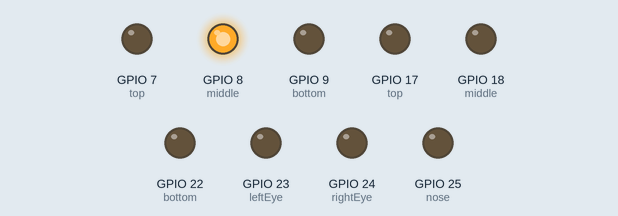
Bench run of a program on a simulated Raspberry Pi (BCM pin numbers). Shown: output pins drawn as LEDs (lit = HIGH). Random numbers come from a fixed seed.

Above: at 0.05 s.
At 4.95 s:
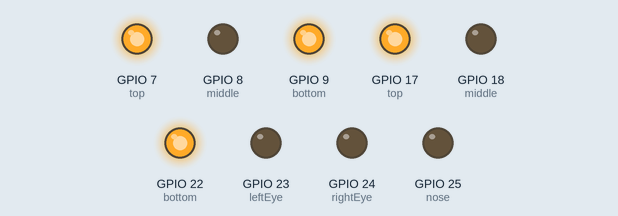
At 9.95 s:
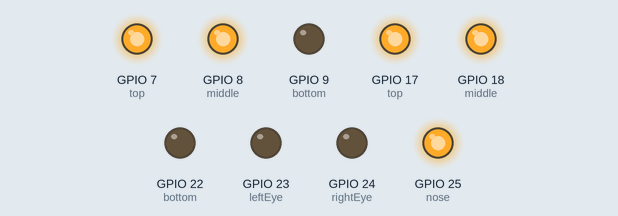
At 19.96 s:
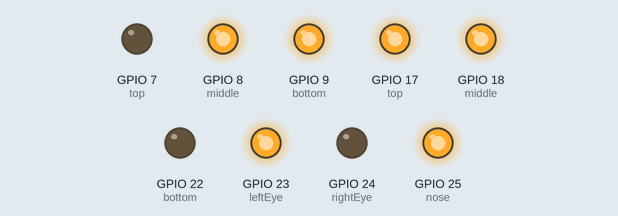
At 29.86 s:
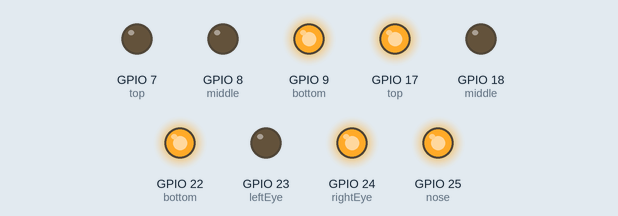
At 39.86 s:
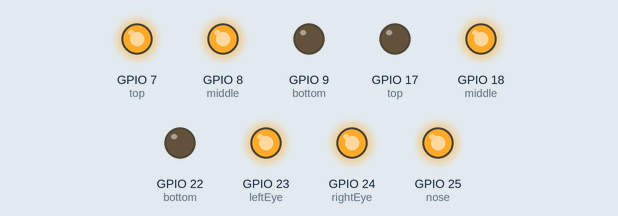
Timing chart, 0 to 40.0 s (numbered marks = the images above):
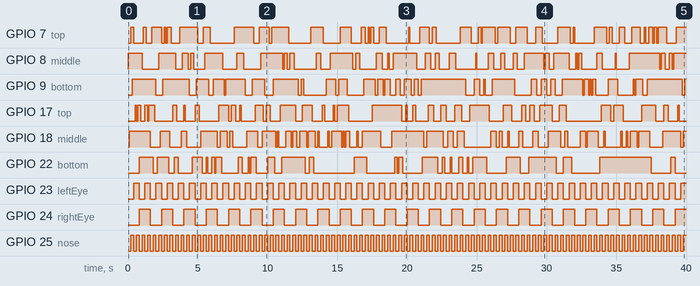

The program:

josie.py
```python
from snowman import Snowman
from time import sleep
import random

man = Snowman()

try:
    leds = man.body.left.leds + man.body.right.leds
    count = 0
    while True:
        man.face.nose.value = count & 2
        man.face.leftEye.value = count & 4
        man.face.rightEye.value = count & 8
        n = len(leds)
        i = random.randint(0, n-1)
        leds[i].toggle()
        count += 1
        sleep(.1)
except Exception as e:
    man.close()
    raise e
```

snowman.py
```python
from gpiozero import LEDBoard

class Snowman(LEDBoard):
    # Set up a Snowman using GPIO Zero to build a class.
    # To use:
    # snowman = Snowman() for a simple instance using LED class.
    # snowman = Snowman(pwm=True) for a version which can use PWM.
    # See example files in this repo for more examples of use...
    def __init__(self, pwm=False, initial_value=False, pin_factory=None):
        super(Snowman, self).__init__(
            face=LEDBoard(
                leftEye=23, rightEye=24, nose=25,
                pwm=pwm, initial_value=initial_value,
                _order=('leftEye', 'rightEye', 'nose'),
                pin_factory=pin_factory),
            body=LEDBoard(
                left=LEDBoard(
                    top=7, middle=8, bottom=9,
                    pwm=pwm, initial_value=initial_value,
                    _order=('top', 'middle', 'bottom'),
                    pin_factory=pin_factory),
                right=LEDBoard(
                    top=17, middle=18, bottom=22,
                    pwm=pwm, initial_value=initial_value,
                    _order=('top', 'middle', 'bottom'),
                    pin_factory=pin_factory),
                pwm=pwm, initial_value=initial_value,
                _order=('left', 'right'),
                pin_factory=pin_factory),
            pwm=pwm, initial_value=initial_value,
            _order=('face', 'body'),
            pin_factory=pin_factory
            )
```

Measured:
- by itself, GPIO 7 (top): LOW → HIGH at 0.20 s, → LOW 0.20 s later, → HIGH 0.70 s later, → LOW 0.20 s later, … (71 changes in this stretch)
- by itself, GPIO 8 (middle): LOW → HIGH at 0.00 s, → LOW 1.0 s later, → HIGH 1.2 s later, → LOW 1.2 s later, … (65 changes in this stretch)
- by itself, GPIO 9 (bottom): LOW → HIGH at 0.30 s, → LOW 1.7 s later, → HIGH 0.50 s later, → LOW 1.9 s later, … (63 changes in this stretch)
- by itself, GPIO 17 (top): LOW → HIGH at 0.50 s, → LOW 0.10 s later, → HIGH 0.10 s later, → LOW 0.20 s later, … (68 changes in this stretch)
- by itself, GPIO 18 (middle): LOW → HIGH at 0.10 s, → LOW 1.5 s later, → HIGH 0.70 s later, → LOW 0.70 s later, … (79 changes in this stretch)
- by itself, GPIO 22 (bottom): LOW → HIGH at 0.80 s, → LOW 1.0 s later, → HIGH 0.30 s later, → LOW 0.80 s later, … (54 changes in this stretch)
- by itself, GPIO 23 (leftEye): alternates HIGH for 0.40 s and LOW for 0.40 s
- by itself, GPIO 24 (rightEye): alternates HIGH for 0.80 s and LOW for 0.80 s
